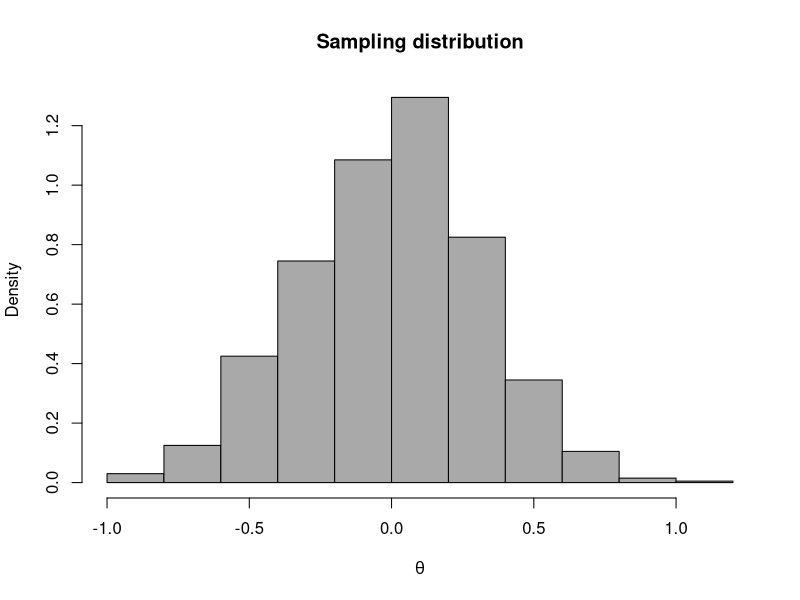
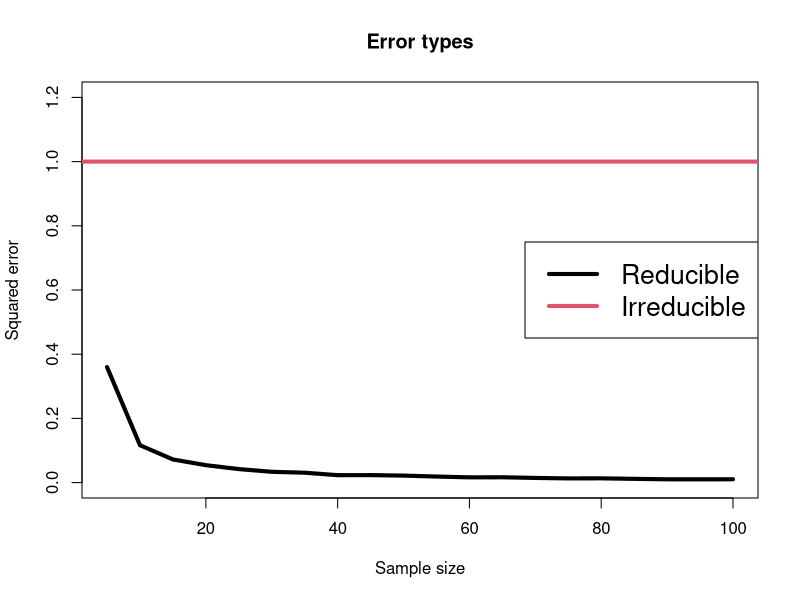
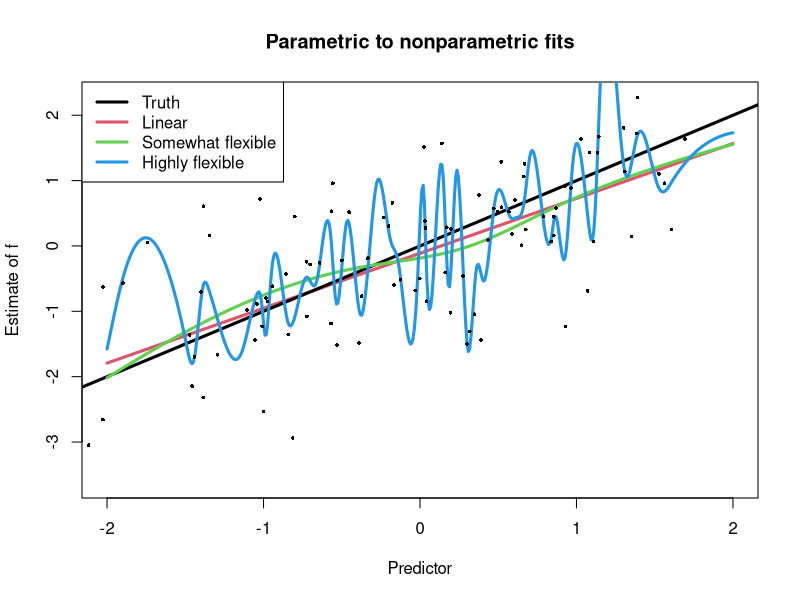
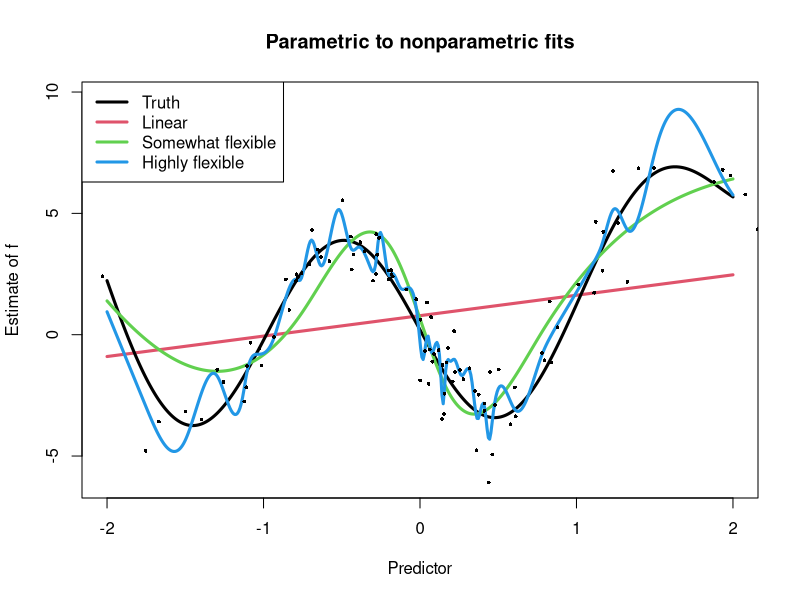

Reproduce these figures in R, in order.
rm(list=ls())

## Code that runs a simulation to visualize the sampling distribution

## Number of simulations
nSim = 1000

## Store the results
est = rep(NA, nSim)

## Each time generate new data and calculate the sample mean
for (i in 1 : nSim) {
  x = rnorm(10)
  est[i] = mean(x)
}

## plot a histogram of the results
hist(est, col="darkgrey", main="Sampling distribution", 
     xlab=expression(theta), probability=TRUE)

## Find the mean and variance of the estimates
mean(est)
var(est)


## Simulation that finds the reducible error
nSim = 1000

## Vary sample size from 5 to 100
nVec = seq(5,100, by=5)

## store results
error1 = matrix(NA, nSim, length(nVec))

for (i in 1 : nSim) {
  for (ni in 1 : length(nVec)) {
    n = nVec[ni]
    
    ## generate data from a simple linear model
    x = rnorm(n)
    y = x*2 + rnorm(n)
    
    ## Fit the linear model and store the coefficient
    mod = lm(y ~ -1 + x)
    error1[i,ni] =  (mod$coefficients[1] - 2)^2
  }
}

## Find the MSE for each sample size
error1overall = apply(error1, 2, mean, na.rm=TRUE)

## Plot the results as a function of sample size
plot(nVec, error1overall, type='l', lwd=4, main="Error types",
     xlab="Sample size", ylab = "Squared error", ylim=c(0,1.2))

## Plot a horizontal line for the irreducible error
abline(h = 1, col=2, lwd=4)

## Make a legend
legend("right", c("Reducible", "Irreducible"), col=1:2, lwd=4, cex=1.6)


## Illustration of overfitting on a linear model

## load the splines library
library(splines)

## sample size
n = 100

## generate data from a simple linear model
x = rnorm(n)
y = x + rnorm(n)

## store data in a data frame
dat = data.frame(x=x, y=y)

## generate new data points to predict at
xnew = data.frame(x=seq(-2,2, length=500))
ynew = as.numeric(xnew$x) + rnorm(500)

## fit linear model and extract predictions
linMod = lm(y ~ x, data=dat)
predLin = predict(linMod, newdata=xnew)

## fit 5 degree of freedom splines
splineMod5 = lm(y ~ ns(x, 5), data=dat)
predSplines5 = predict(splineMod5, newdata=xnew)

## fit 50 degree of freedom splines
splineMod50 = lm(y ~ ns(x, 50), data=dat)
predSplines50 = predict(splineMod50, newdata=xnew)

## In sample MSE
MSE1 = mean((y - predict(linMod))^2)
MSE2 = mean((y - predict(splineMod5))^2)
MSE3 = mean((y - predict(splineMod50))^2)

## Out of sample MSE
MSE1new = mean((ynew - predict(linMod, newdata=xnew))^2)
MSE2new = mean((ynew - predict(splineMod5, newdata=xnew))^2)
MSE3new = mean((ynew - predict(splineMod50, newdata=xnew))^2)

## Compare MSE for in and out of sample
MSE1
MSE2
MSE3

MSE1new
MSE2new
MSE3new

## Plot the predicted fits
plot(xnew$x, predLin, type='l', lwd=3, col=2, ylim=range(dat$y),
     xlab="Predictor", ylab="Estimate of f", main="Parametric to nonparametric fits")
abline(0,1, lty=1, lwd=3)
lines(xnew$x, predSplines5, col=3, lwd=3)
lines(xnew$x, predSplines50, col=4, lwd=3)
legend("topleft", c("Truth","Linear", "Somewhat flexible", "Highly flexible"), col=1:4, lwd=3)
points(dat$x, dat$y, pch=16, cex=0.5)
dev.off()


## Let's do the same thing but with a nonlinear f
n = 100
x = rnorm(n)

## Nonlinear function f
ftrue = function(x) {
  return(0.5*x + 0.2*x^4 + 0.2*exp(x) - 4*sin(x*pi))
}
y = ftrue(x) + rnorm(n)

## storing data in a data frame
dat = data.frame(x=x, y=y)

## new x values to predict at
xnew = data.frame(x=seq(-2,2, length=500))

## Fit the 3 different models again
linMod = lm(y ~ x, data=dat)
predLin = predict(linMod, newdata=xnew)

splineMod5 = lm(y ~ ns(x, 5), data=dat)
predSplines5 = predict(splineMod5, newdata=xnew)

splineMod50 = lm(y ~ ns(x, 50), data=dat)
predSplines50 = predict(splineMod50, newdata=xnew)

## Plot predicted fits
plot(xnew$x, predLin, type='l', lwd=3, col=2, ylim=range(dat$y),
     xlab="Predictor", ylab="Estimate of f", main="Parametric to nonparametric fits")
lines(xnew$x, ftrue(xnew$x), col=1, lwd=3)
lines(xnew$x, predSplines5, col=3, lwd=3)
lines(xnew$x, predSplines50, col=4, lwd=3)
legend("topleft", c("Truth","Linear", "Somewhat flexible", "Highly flexible"), col=1:4, lwd=3)
points(dat$x, dat$y, pch=16, cex=0.5)

